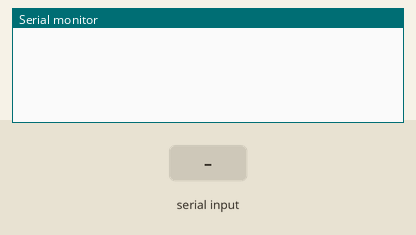
Bench run of a sketch on a simulated Arduino Uno, built with avr-gcc and run on an emulated ATmega328P. Parts: the last lines printed to the serial monitor. The test bench sets the inputs (shaded band).

Above: at 1.2 s.
1.3 s: "a" received over Serial
At 2.2 s:
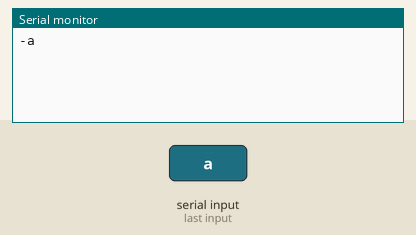
3.0 s: "e" received over Serial
At 4.4 s:
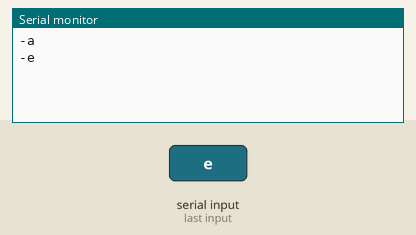
4.7 s: "i" received over Serial
At 6.0 s:
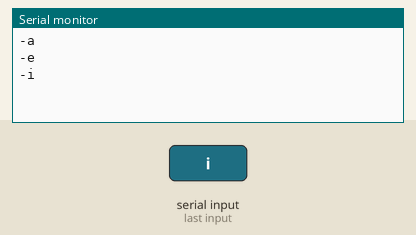
6.4 s: "o" received over Serial
At 7.3 s:
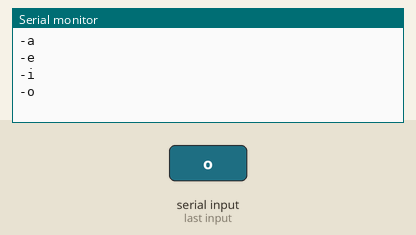
8.1 s: "u" received over Serial
At 9.5 s:
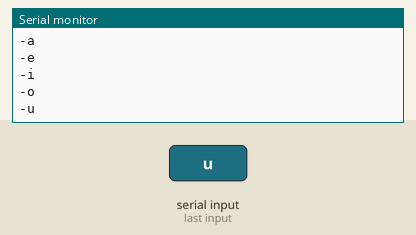
9.8 s: "n" received over Serial
At 11.1 s:
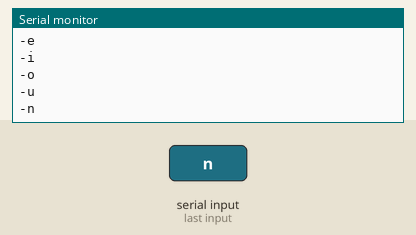

The sketch:

Silabas.ino
```cpp
void setup()
{
  Serial.begin(9600);
}

void loop()
{
  if((Serial.available() > 0) )
  {
  delay(200);
printarsilabas(lerlinha());
  }
}


String lerlinha()
{
String tex="";  // cria uma string
while(Serial.available() > 0) // enquanto houver mais bytes de entrada
{
tex +=(char) Serial.read(); // converte o byte em um char e então o concatena à string
}
return tex; // retorna a linha inteira que foi digitada
}

void printarsilabas(String palavra)
{
String silaba="";
boolean inicvogal;
int contsil=0;
for(int i=0;i<palavra.length();i++)
{
char letra = palavra.charAt(i);
silaba += letra;
boolean vogal = evogal(letra);
if(silaba.length()==1)
{
//Serial.print("opa");
inicvogal = vogal;

}
if(inicvogal&&!evogal(palavra.charAt(i+1)))
{
Serial.print("-");Serial.print(silaba);
silaba = "";
contsil++;
}
if(silaba.length()==2)
{
if(!inicvogal&&vogal&&enasal(palavra.charAt(i+1)))
{
silaba += palavra.charAt(i+1); i++;
Serial.print("-");Serial.print(silaba);
silaba = "";
contsil++;
}
}
if(vogal == !inicvogal)
{


if(silaba.length()>=2)
{
Serial.print("-");Serial.print(silaba);
silaba = "";
contsil++;
}

}


}
if(silaba !="")
{
Serial.print("-");Serial.print(silaba);
silaba = "";
contsil++;
}
Serial.println();
}

boolean evogal(char letra)
{
if(letra == 'a'||letra == 'e'||letra == 'i'||letra == 'o'||letra == 'u')
{
return true;
}
else
return false;
}
boolean enasal(char letra)
{
if(letra == 'n'||letra == 'm')
{
return true;
}
else
return false;
}
```

Measured:
- after the input at 1.3 s, the serial monitor: prints a new line after 0.20 s (image 1)
- after the input at 3.0 s, the serial monitor: prints a new line after 0.20 s (image 2)
- after the input at 4.7 s, the serial monitor: prints a new line after 0.20 s (image 3)
- after the input at 6.4 s, the serial monitor: prints a new line after 0.20 s (image 4)
- after the input at 8.1 s, the serial monitor: prints a new line after 0.20 s (image 5)
- after the input at 9.8 s, the serial monitor: prints a new line after 0.20 s (image 6)
